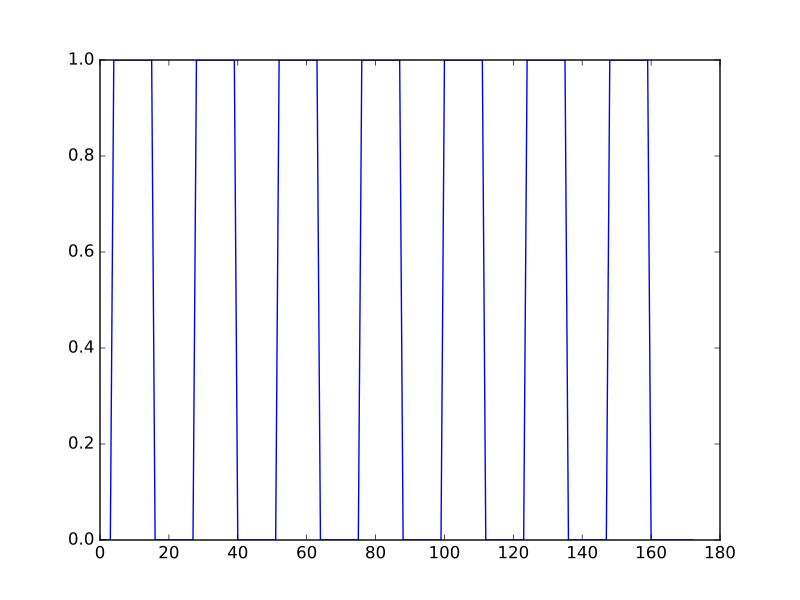

Generate this figure with Python:
#- Call the events2neural function to generate the on-off values for
#- each volume.  Plot these values.
time_course = events2neural('ds114_sub009_t2r1_cond.txt', 2.5, n_trs)
plt.plot(time_course)
# [...]
